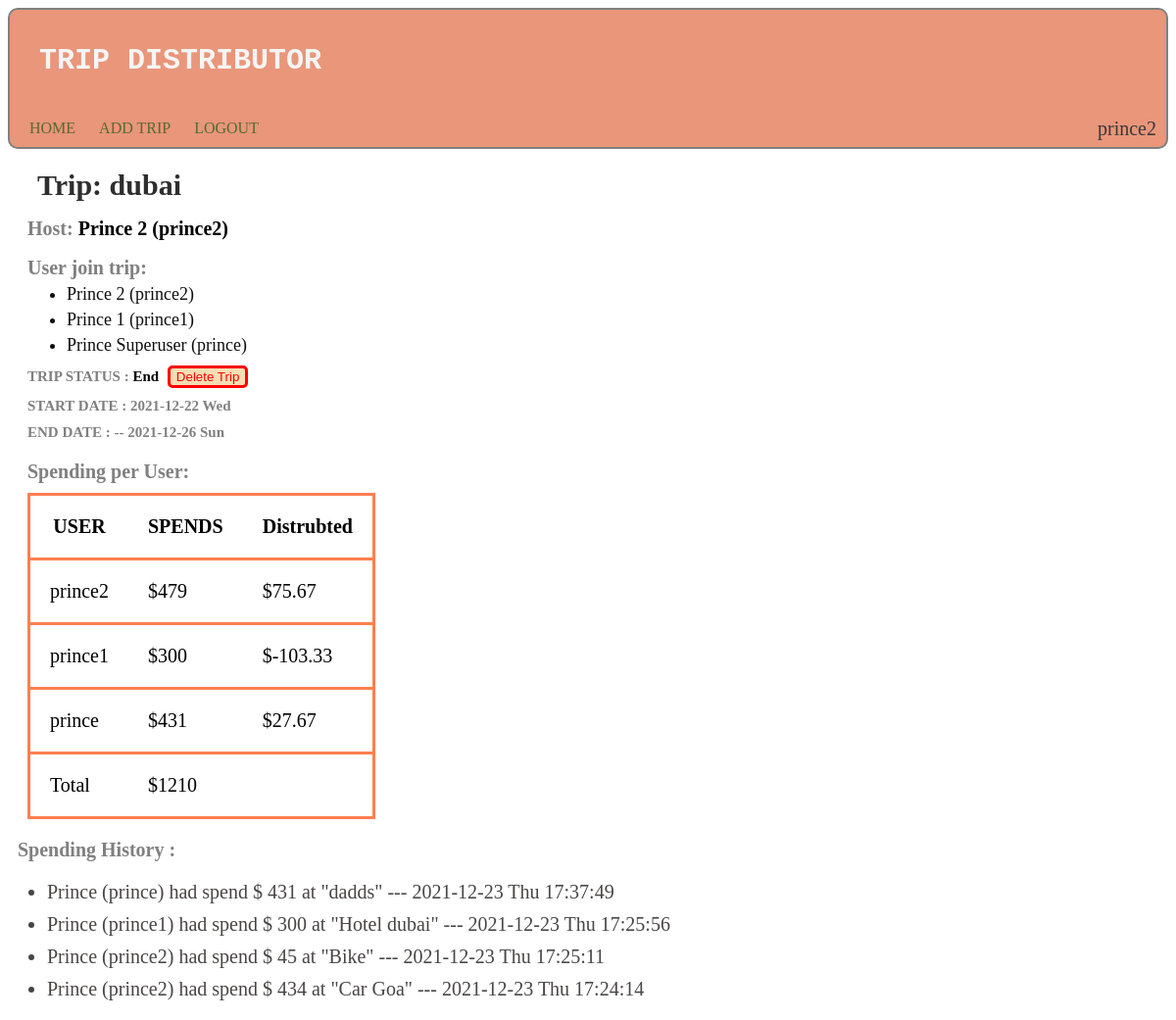
The page /trip/6 (signed in) on the database its author committed.
### trip_distributer/models.py (models this page shows)
class User(AbstractUser):
    pass

class Trip(models.Model):
    trip_name = models.CharField(max_length=120)
    user_tohost = models.ForeignKey(User, on_delete=models.CASCADE , related_name="users_host_trip" )
    user_ontrip  = models.ManyToManyField(User , related_name="users_ontrip")
    status = models.CharField(max_length=20 , default="current")
    start_date = models.DateField()
    end_date = models.DateField(null=True, blank=True)

class Spending(models.Model):
    trip = models.ForeignKey(Trip ,  on_delete=models.CASCADE , related_name="trip_spend")
    user = models.ForeignKey( User , on_delete=models.CASCADE , related_name="user_spend")
    description = models.CharField(null=False , max_length=300)
    spend = models.IntegerField(null=False)
    date_time = models.DateTimeField()

### trip_distributer/views.py (the view)
# urls.py: path("trip/<int:tripid>" , views.trip_view , name="view_trip"),
@csrf_exempt
@login_required(login_url='')
def trip_view(request, tripid):
    trip= Trip.objects.get(id= tripid)
    users_on_trip = list(trip.user_ontrip.all())
    total_spend = 0
    for spend in trip.trip_spend.all() :
        total_spend += spend.spend
    print(total_spend)
    a = {}
    for user in users_on_trip:
        user_total_spend= 0
        print(user.user_spend.filter(trip = trip))
        for user_spend in user.user_spend.filter(trip = trip):
            user_total_spend += user_spend.spend
        a[user.username] = [ round(user_total_spend ,2 ) , round(user_total_spend -(total_spend/len(users_on_trip)), 2 )]
    print(a)
    if request.user in users_on_trip:
        return render(request , "trip_distributer/trip.html" , {
            "trip" : trip,
            "total_spend":total_spend,
            "users_spend":a
        })

### trip_distributer/templates/trip_distributer/trip.html (shortened to what this page needs)
{% extends "trip_distributer/layout.html" %}
{% load static %}
{% block body %}
<div id="trip_detail">
<h2 id="trip_name"> Trip: {{ trip.trip_name }}</h2>
<H2 id="trip_host"> Host: <a style="color: black;"> {{ trip.user_tohost.first_name.capitalize }} {{ trip.user_tohost.last_name.capitalize }} ({{ trip.user_tohost }})</a></H2>
<h4 style="margin: 0px; font-size: 20px;">User join trip: </h4>
<ul style="margin: 0px; font-size: 18px; ">
    {% for user in trip.user_ontrip.all %}
        <li style="color: rgb(15, 15, 15); margin-top: 5px;">
        {{ user.first_name.capitalize }} {{ user.last_name.capitalize }} ({{ user.username }})
        </li>
    {% endfor %}
</ul>
<h3>TRIP STATUS :<a style="color: black;"> {{ trip.status.capitalize }}</a> {% if trip.status == "end" %}<button id="delete_trip" class="end_trip" onclick="return delete_trip(event , '{{trip.id}}')">Delete Trip</button>{% endif %}</h3>
<h3>START DATE : {{ trip.start_date|date:'Y-m-d D' }}</h3>
<h3>END DATE : -- {{ trip.end_date|date:'Y-m-d D' }}</h3>
</div>
<div id="users_spendings">
    <h3>Spending per User: </h3>
    <table>
        <tr>
            <th>
                USER
            </th>
            <th>
                SPENDS
            </th>
            <th>
                Distrubted
            </th>
        </tr>
        {% for user ,spend in users_spend.items %}
        <tr>
            <td>
                {{user}}
            </td>
            <td>
                ${{ spend.0 }}
            </td>
            <td>
                ${{ spend.1  }}
            </td>
        </tr>
        {% endfor %}
        <tr>
            <td>Total</td>
            <td>${{ total_spend}}</td>
            <td></td>
        </tr>
    </table>
</div>
<div id = "spending">
    <h3>Spending History :</h3>
    <ul id="spend_history">
        {% for spending in trip.trip_spend.all|dictsortreversed:"date_time" %}
        <li> {{ spending.user.first_name.capitalize }} ({{spending.user }}) had spend $ {{ spending.spend }} at "{{ spending.description }}"  --- {{ spending.date_time|date:'Y-m-d D H:i:s' }} </li>
        {% endfor %}
    </ul>
</div>
{% endblock %}

### trip_distributer/templates/trip_distributer/layout.html (shortened to what this page needs)
{% load static %}
<html>
    <head>
        <link href="{% static 'trip_distributer/style.css' %}" rel="stylesheet">
    </head>
    <body>
        <p class="p1"><span class="s1">{% load static %} {% block script %} {% endblock %}</span></p>
        <div id="navigation">
            <h2> TRIP DISTRIBUTOR </h2><br>
            {% if request.user.is_authenticated %}
            <div id="options">
                <a href="{% url 'index' request.user %}">HOME</a>
                <a href="{% url 'addtrip' %}">ADD TRIP</a>
                <a href="{% url 'logout' %}">LOGOUT</a>
                <p style="color: rgb(58, 56, 56); display: block; position: relative; float: right; margin-top: -2px; font-size: 20px;"> {{ request.user }} </p>
            </div>
            {% endif %}
        </div>
        {% block body %}
        {% endblock %}
    </body>
</html>

### trip_distributer/static/trip_distributer/style.css (style rules this page uses)
#navigation { background-color: darksalmon; padding: 10px; border: 2px solid grey; border-radius: 10px; }
#navigation h2 { color: whitesmoke; font-size: 30px; font-family: 'Courier New', Courier, monospace; margin-left: 20px; }
#navigation a { text-decoration: none; color:darkolivegreen; font-family:Georgia, 'Times New Roman', Times, serif; margin: 10px; }
#trip_detail { font-size: 14px; color: grey; margin-left: 20px; }
#trip_detail #trip_name { font-size: 30px; font-family: Georgia, 'Times New Roman', Times, serif; color: rgb(46, 46, 46); margin: 10px; margin-top: 20px; }
#trip_detail #trip_host { font-size: 20px; font-family: Georgia, 'Times New Roman', Times, serif; }
.end_trip { position: relative; margin: 0px; border: 3px solid red; border-radius: 5px; background-color: wheat; color: red; margin-left: 5px; }
h3 { margin: 0px; margin-top: 10px; font-family: Georgia, 'Times New Roman', Times, serif; font-size: 15px; }
#users_spendings { margin: 20px; }
#users_spendings h3 { color: grey; font-family: Georgia, 'Times New Roman', Times, serif; font-size: 20px; margin-bottom:10px ; }
#users_spendings table { font-size: 20px; }
#users_spendings table ,#users_spendings tr { border: 3px solid coral; border-collapse: collapse; }
#users_spendings td, #users_spendings th { padding: 20px; }
#spending h3 { color: grey; font-size: 20px; font-family: Georgia, 'Times New Roman', Times, serif; margin-left: 10px; }
#spending { font-size: 20px; font-family: Georgia, 'Times New Roman', Times, serif; }
#spending li { margin-top: 10px; color: rgb(73, 69, 69); }

### rows shown on the page
User: user "prince2", first_name "Prince", last_name "2", username "prince2", users_spend "prince2"
Trip: trip_name "dubai", user_tohost.first_name "Prince", user_tohost.last_name "2", user_tohost "prince2", status "End", start_date "2021-12-22 Wed", end_date "2021-12-26 Sun"
User: first_name "Prince", last_name "1", username "prince1", users_spend "prince1"
User: first_name "Prince", last_name "Superuser", username "prince", users_spend "prince"
Spending: user.first_name "Prince", user "prince", spend "431", description "dadds", date_time "2021-12-23 Thu 17:37:49"
Spending: user.first_name "Prince", user "prince1", spend "300", description "Hotel dubai", date_time "2021-12-23 Thu 17:25:56"
Spending: user.first_name "Prince", user "prince2", spend "45", description "Bike", date_time "2021-12-23 Thu 17:25:11"
Spending: user.first_name "Prince", user "prince2", spend "434", description "Car Goa", date_time "2021-12-23 Thu 17:24:14"

### other values the page prints
{{ spend.0 }} "479" "300" "431"
{{ spend.1 }} "75.67" "-103.33" "27.67"
{{ total_spend }} "1210"
